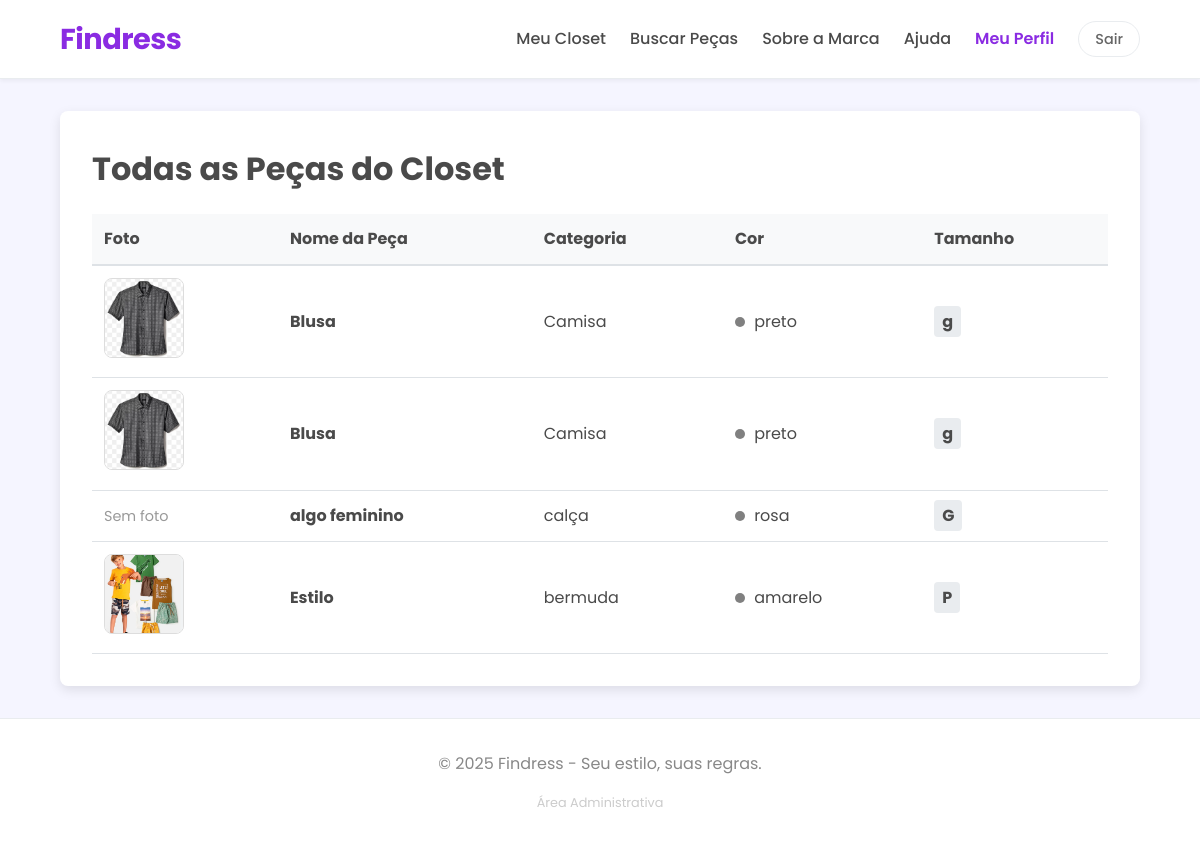
Page /pecas/ (signed in) on the committed database.
### closet/models.py (models this page shows, shortened)
class PecaRoupa(models.Model):
    usuario = models.ForeignKey(User, on_delete=models.CASCADE)
    nome_peca = models.CharField(max_length=100)
    categoria = models.CharField(max_length=50)
    cor = models.CharField(max_length=50)
    tamanho = models.CharField(max_length=20, blank=True)
    imagem = models.ImageField(upload_to='pecas/', null=True, blank=True)
    data_criacao = models.DateTimeField(auto_now_add=True)

### closet/views.py (the view)
# urls.py: path('pecas/', views.listar_pecas, name='lista_pecas'),
@login_required # Só quem está logado pode acessar
def listar_pecas(request):
    minhas_pecas = PecaRoupa.objects.filter(usuario=request.user)
    contexto = {
        'pecas': minhas_pecas,
        'busca': None,
    }
    return render(request, 'closet/lista_pecas.html', contexto)

### closet/templates/closet/lista_pecas.html (shortened to what this page needs)
{% extends 'closet/base.html' %}
{% block content %}
  <div class="page-header">
    {% if busca %}
      <h1>Exibindo resultados para: "{{ busca }}"</h1>
    {% else %}
      <h1>Todas as Peças do Closet</h1>
    {% endif %}
  </div>
  <table style="width: 100%; border-collapse: collapse; margin-top: 20px;">
    <thead>
        <tr style="background-color: #f8f9fa; text-align: left;">
            <th style="padding: 12px; border-bottom: 2px solid #dee2e6;">Foto</th>
            <th style="padding: 12px; border-bottom: 2px solid #dee2e6;">Nome da Peça</th>
            <th style="padding: 12px; border-bottom: 2px solid #dee2e6;">Categoria</th>
            <th style="padding: 12px; border-bottom: 2px solid #dee2e6;">Cor</th>
            <th style="padding: 12px; border-bottom: 2px solid #dee2e6;">Tamanho</th>
        </tr>
    </thead>
    <tbody>
        {% for peca in pecas %}
          <tr style="border-bottom: 1px solid #dee2e6;">
            <td style="padding: 12px;">
                {% if peca.imagem %}
                    <img src="{{ peca.imagem.url }}" alt="{{ peca.nome_peca }}" style="width: 80px; height: 80px; object-fit: cover; border-radius: 8px; border: 1px solid #ddd;">
                {% else %}
                    <span style="color: #999; font-size: 0.9em;">Sem foto</span>
                {% endif %}
            </td>
            <td style="padding: 12px;"><strong>{{ peca.nome_peca }}</strong></td>
            <td style="padding: 12px;">{{ peca.categoria }}</td>
            <td style="padding: 12px;">
                <span style="display:inline-block; width: 10px; height: 10px; border-radius: 50%; background-color: grey; margin-right: 5px;"></span>
                {{ peca.cor }}
            </td>
            <td style="padding: 12px;">
                <span style="background-color: #e9ecef; padding: 4px 8px; border-radius: 4px; font-weight: bold;">{{ peca.tamanho }}</span>
            </td>
          </tr>
        {% endfor %}
    </tbody>
  </table>
{% endblock %}

### closet/templates/closet/base.html (shortened to what this page needs)
{% load static %}
<!DOCTYPE html>
<html lang="pt-br">
<head>
    <link rel="stylesheet" href="{% static 'css/base.css' %}">
</head>
<body>
    <header class="main-header">
        <a href="{% url 'home' %}" class="logo">Findress</a>
        <nav class="main-nav">
            <a href="{% url 'lista_pecas' %}">Meu Closet</a>
            <a href="{% url 'pagina_busca' %}">Buscar Peças</a>
            <a href="{% url 'sobre' %}">Sobre a Marca</a>
            <a href="{% url 'ajuda' %}">Ajuda</a>
            {% if user.is_authenticated %}
                <a href="{% url 'perfil' %}" class="nav-link-highlight">Meu Perfil</a>
                <form action="{% url 'logout' %}" method="post" style="display:inline;">
                    <button type="submit" class="nav-btn-logout">Sair</button>
                </form>
            {% else %}
                <div class="auth-buttons">
                    <a href="{% url 'entrar' %}" class="nav-btn-login">Entrar</a>
                </div>
            {% endif %}
        </nav>
    </header>
    <main class="main-content">
        {% block content %}
        {% endblock %}
    </main>
    <footer>
        <p>&copy; 2025 Findress - Seu estilo, suas regras.</p>
        <div class="footer-admin">
            <a href="/admin/" target="_blank">Área Administrativa</a>
        </div>
    </footer>
</body>
</html>

### static/css/base.css (style rules this page uses)
:root { --lilac-primary: #8a2be2; --lilac-dark: #6a0dad; --lilac-light: #d4c1ed; --lilac-bg: #f5f5ff; --text-color: #4a4a4a; --white: #ffffff; --grey-light: #f8f9fa; --grey-border: #e9ecef; --footer-bg: #f2f2f2; --footer-text: #666; }
* { margin: 0; padding: 0; box-sizing: border-box; }
body { font-family: 'Poppins', sans-serif; color: var(--text-color); line-height: 1.6; background-color: var(--lilac-bg); margin: 0; min-height: 100vh; display: flex; flex-direction: column; }
.main-header { padding: 1rem 5%; display: flex; justify-content: space-between; align-items: center; background-color: var(--white); border-bottom: 1px solid var(--grey-border); box-shadow: 0 2px 4px rgba(0,0,0,0.05); }
.logo { font-size: 1.8rem; font-weight: 700; color: var(--lilac-primary); text-decoration: none; letter-spacing: -0.5px; }
.main-nav { display: flex; align-items: center; gap: 1.5rem; }
.main-nav a { text-decoration: none; color: var(--text-color); font-weight: 500; transition: color 0.3s; }
.nav-link-highlight { color: var(--lilac-primary) !important; font-weight: 600 !important; }
.nav-btn-logout { background: none; border: 1px solid var(--grey-border); color: #666; cursor: pointer; font-family: 'Poppins', sans-serif; font-weight: 500; font-size: 0.9rem; padding: 0.4rem 1rem; border-radius: 20px; transition: all 0.2s; }
.main-content { max-width: 1200px; margin: 2rem auto; padding: 2rem; background-color: #fff; border-radius: 8px; box-shadow: 0 4px 12px rgba(0,0,0,0.1); flex: 1; width: 90%; }
footer { text-align: center; padding: 2rem; background-color: var(--white); color: #888; margin-top: auto; border-top: 1px solid var(--grey-border); }
.footer-admin { margin-top: 1rem; font-size: 0.8rem; }
.footer-admin a { color: #ccc; text-decoration: none; transition: color 0.2s; }

### rows in the picture
PecaRoupa: imagem (picture), nome_peca "Blusa", categoria "Camisa", cor "preto", tamanho "g"
PecaRoupa: imagem (picture), nome_peca "Blusa", categoria "Camisa", cor "preto", tamanho "g"
PecaRoupa: imagem "Sem foto", nome_peca "algo feminino", categoria "calça", cor "rosa", tamanho "G"
PecaRoupa: imagem (picture), nome_peca "Estilo", categoria "bermuda", cor "amarelo", tamanho "P"
